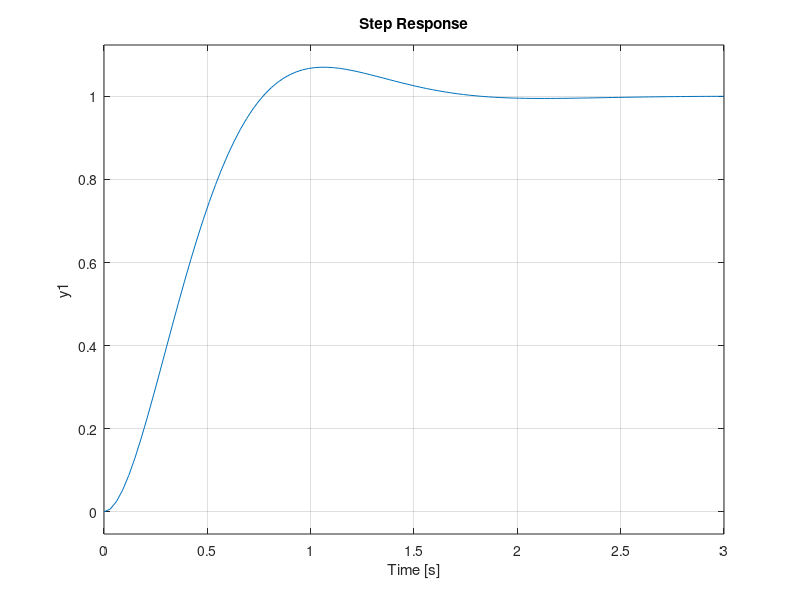
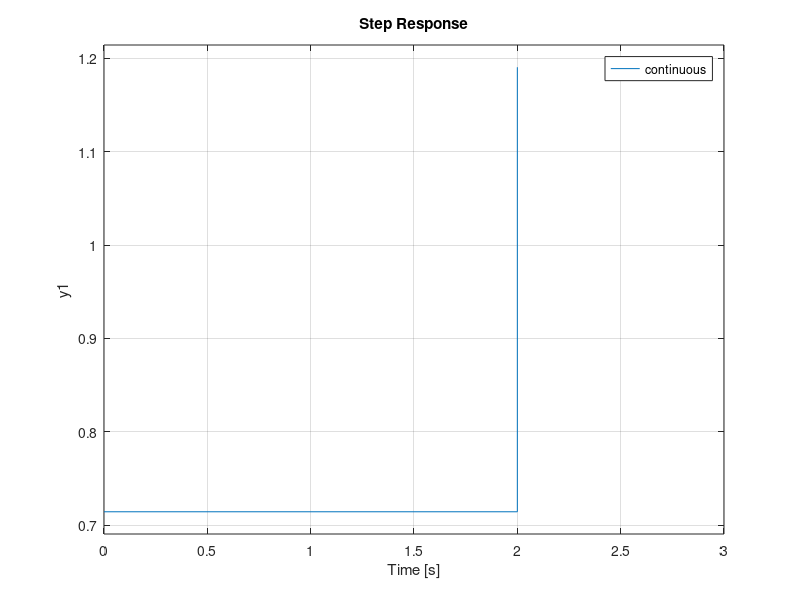

These charts were generated, in order, by the following MATLAB code:
%% a
H = tf(15,[1 5 0]); % process tf
H0 = minreal(H/(1+H));
figure, step(H0)

%% c
Ts1 = 0.1;
Hd_zoh1 = c2d(H,Ts1,'zoh')
Hd_tustin1 = c2d(H,Ts1,'tustin')

%% d
Ts2 = 1;
Ts3 = 2;
Hd_zoh2 = c2d(H,Ts2,'zoh')
Hd_tustin2 = c2d(H,Ts2,'tustin')
Hd_zoh3 = c2d(H,Ts3,'zoh')
Hd_tustin3 = c2d(H,Ts3,'tustin')

%% e
H0_zoh1 = feedback(Hd_zoh1,1)
H0_zoh2 = feedback(Hd_zoh2,1)
H0_zoh3 = feedback(Hd_zoh3,1)
H0_tustin1 = feedback(Hd_tustin1,1)
H0_tustin2 = feedback(Hd_tustin2,1)
H0_tustin3 = feedback(Hd_tustin3,1)

%% f
figure, 
step(H0), hold on, 
step(H0_zoh1), hold on,
step(H0_zoh2), hold on,
step(H0_zoh3), hold on
step(H0_tustin1), 
step(H0_tustin2), 
step(H0_tustin3),

legend('continuous','0.1 zoh', '1 zoh', '2 zoh', '0.1 tustin','1 tustin', '2 tustin');
